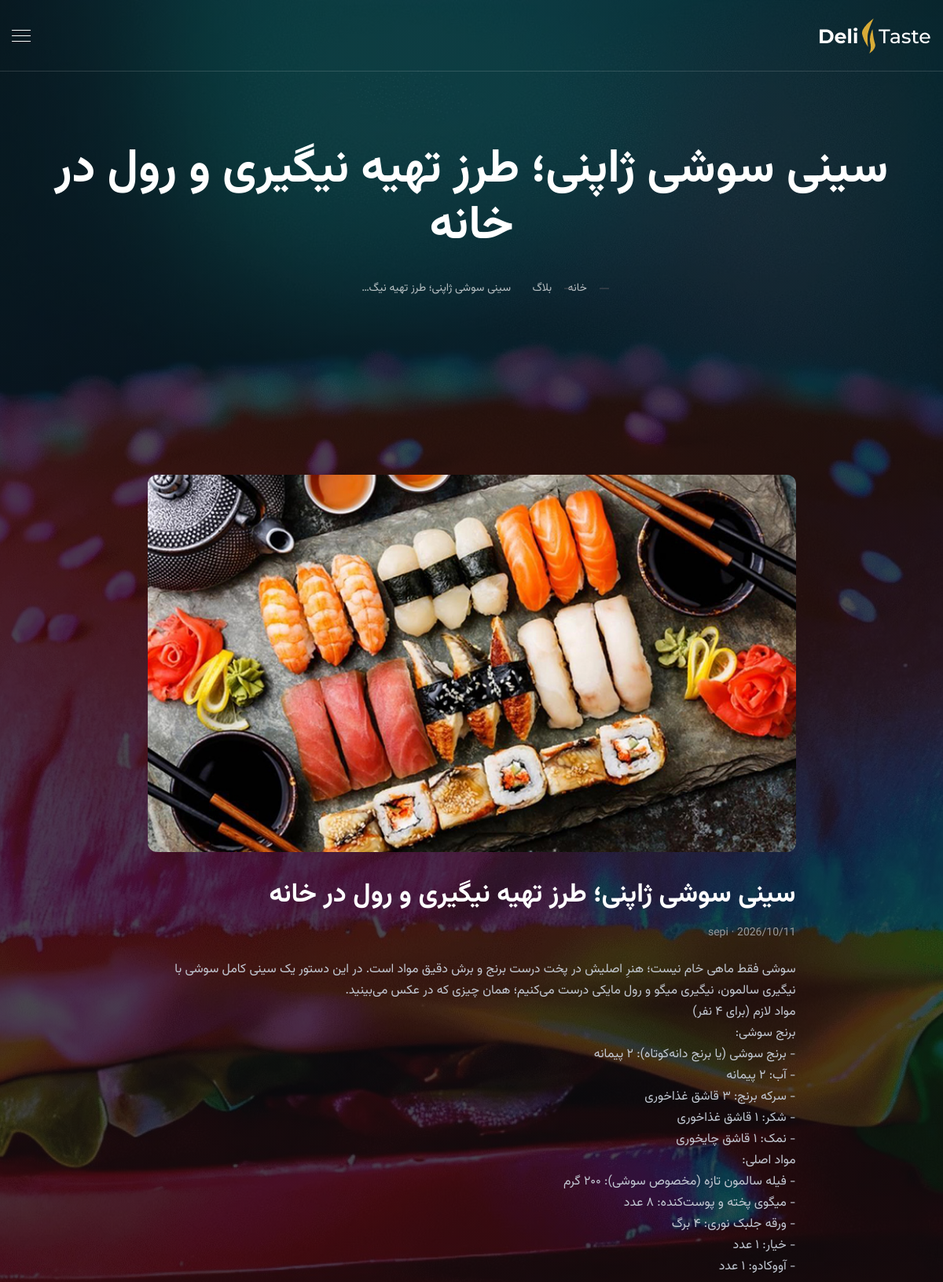
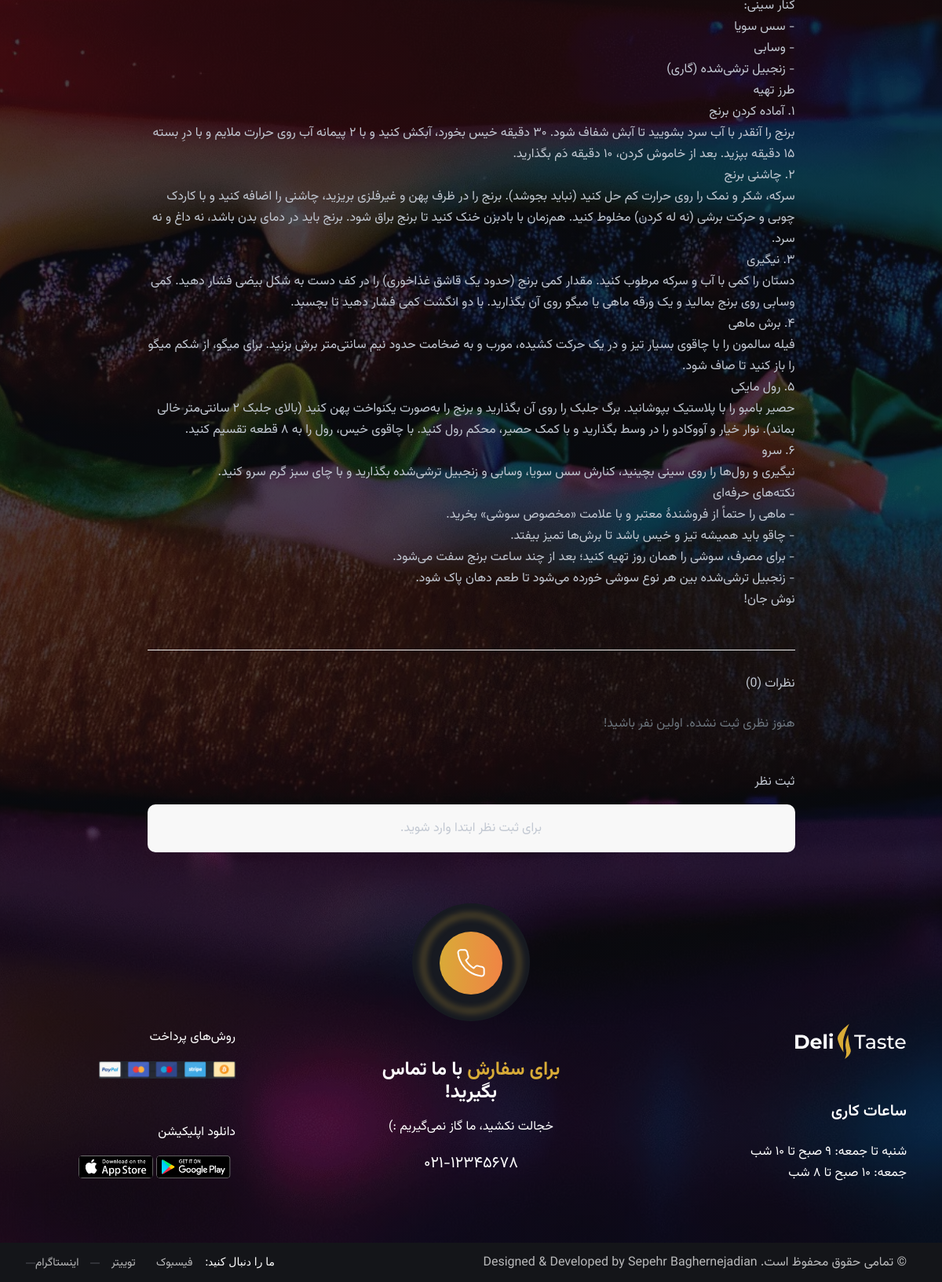
Page /blog/1/ on the committed database (2 pictures, top to bottom).
### blog_app/models.py (models this page shows, shortened)
class BlogPost(models.Model):
    title = models.CharField('نام / عنوان', max_length=200)
    image = models.ImageField('عکس', upload_to='blog/')
    description = models.TextField('توضیحات')
    author = models.ForeignKey(
        settings.AUTH_USER_MODEL, verbose_name='نویسنده',
        null=True, blank=True, on_delete=models.SET_NULL, related_name='blog_posts',
    )
    created_at = models.DateTimeField('تاریخ ثبت', auto_now_add=True)
    class Meta:
        ordering = ['-created_at']
        verbose_name = 'بلاگ'
        verbose_name_plural = 'بلاگ‌ها'

### blog_app/views.py (the view)
# urls.py: path('blog/<int:pk>/', blog_views.blog_detail, name='blog_detail'),
def blog_detail(request, pk):
    post = get_object_or_404(BlogPost, pk=pk)
    comments = post.comments.select_related('user').prefetch_related('replies__user')
    return render(request, 'blog_detail.html', {'post': post, 'comments': comments})

### templates/blog_detail.html (shortened to what this page needs)
{% extends 'blog_base.html' %}
{% block pager_title %}{{ post.title }}{% endblock %}
{% block crumb %}<li><span>{{ post.title|truncatechars:30 }}</span></li>{% endblock %}
{% block content %}
<div class="row justify-content-center">
    <div class="col-lg-9">
        <div class="post-cover"><img src="{{ post.image.url }}" alt="{{ post.title }}"></div>
        <h1 class="post-title">{{ post.title }}</h1>
        <div class="post-meta">{{ post.created_at|date:"Y/m/d" }}{% if post.author %} · {{ post.author.get_full_name|default:post.author.get_username }}{% endif %}</div>
        <div class="post-desc">{{ post.description|linebreaks }}</div>
        <div class="comments-box" id="comments">
            <h3>نظرات ({{ comments|length }})</h3>
            {% for c in comments %}
            <div class="c-item" id="comment-{{ c.pk }}">
                <div class="c-avatar">{{ c.display_name|slice:":1"|upper }}</div>
                <div class="c-body">
                    <div class="c-head">
                        <strong>{{ c.display_name }}</strong>
                        <small>{{ c.created_at|date:"Y/m/d H:i" }}</small>
                    </div>
                    <p class="c-text">{{ c.text }}</p>
                    {% if user.is_superuser %}
                    <div class="c-actions">
                        <button type="button" onclick="document.getElementById('reply-form-{{ c.pk }}').classList.toggle('d-none')">پاسخ</button>
                        <form method="post" action="{% url 'blog_comment_delete' c.pk %}" style="display:inline" onsubmit="return confirm('این نظر حذف شود؟');">
                            {% csrf_token %}<button type="submit">حذف نظر</button>
                        </form>
                    </div>
                    <form method="post" action="{% url 'blog_reply_add' c.pk %}" class="reply-form d-none" id="reply-form-{{ c.pk }}">
                        {% csrf_token %}
                        <textarea name="text" maxlength="1000" placeholder="پاسخ شما..." required></textarea>
                        <button type="submit" class="btn-default mt-2">ارسال پاسخ <span></span></button>
                    </form>
                    {% endif %}
                    {% if c.replies.all %}
                    <div class="c-replies">
                        {% for r in c.replies.all %}
                        <div class="c-item">
                            <div class="c-avatar is-admin">{{ r.user.get_username|slice:":1"|upper|default:"M" }}</div>
                            <div class="c-body">
                                <div class="c-head">
                                    <strong>{{ r.user.get_full_name|default:r.user.get_username|default:"مدیریت" }}<span class="c-badge">پاسخ مدیریت</span></strong>
                                    <small>{{ r.created_at|date:"Y/m/d H:i" }}</small>
                                </div>
                                <p class="c-text">{{ r.text }}</p>
                                {% if user.is_superuser %}
                                <div class="c-actions">
                                    <form method="post" action="{% url 'blog_reply_delete' r.pk %}" style="display:inline" onsubmit="return confirm('این پاسخ حذف شود؟');">
                                        {% csrf_token %}<button type="submit">حذف پاسخ</button>
                                    </form>
                                </div>
                                {% endif %}
                            </div>
                        </div>
                        {% endfor %}
                    </div>
                    {% endif %}
                </div>
            </div>
            {% empty %}
            <p class="text-muted">هنوز نظری ثبت نشده. اولین نفر باشید!</p>
            {% endfor %}
            <h4 class="mt-5 mb-3">ثبت نظر</h4>
            {% if user.is_authenticated %}
            <form method="post" action="{% url 'blog_comment_add' post.pk %}" class="comment-form">
                {% csrf_token %}
                <textarea name="text" maxlength="1000" placeholder="نظر خود را بنویسید..." required></textarea>
                <button type="submit" class="btn-default mt-3">ارسال نظر <span></span></button>
            </form>
            {% else %}
            <div class="login-note">برای ثبت نظر ابتدا <a href="{% url 'sign_in' %}"><strong>وارد شوید</strong></a>.</div>
            {% endif %}
        </div>
    </div>
</div>
{% endblock %}

### static/assets/css/rtl.css (style rules this page uses)
html { direction: rtl; }
body, h1, h2, h3, h4, h5, h6, p, a, span, li, input, button, select, textarea, label, strong, blockquote { font-family: "Vazirmatn", "Montserrat", sans-serif; }
body { letter-spacing: 0; }
body { text-align: right; }
html { background-color: #101218; }
body { background-color: #101218; background-image: linear-gradient(rgba(10, 12, 16, 0.74), rgba(10, 12, 16, 0.74)), url(../images/hamburger-stadiumasli.jpg); background-repeat: no-repeat; background-position: center center; background-size: cover; background-attachment: fixed; color: #c2c8d2; }

### templates/blog_base.html (style rules this page uses)
.post-cover img { width:100%;max-height:480px;object-fit:cover;border-radius:12px }
.post-title { font-size:34px;line-height:1.6;margin:28px 0 10px }
.post-meta { color:#999;font-size:14px;margin-bottom:22px }
.post-desc { line-height:2.2;font-size:16px;color:#555 }
.comments-box { margin-top:50px;padding-top:30px;border-top:1px solid #eee }
.comments-box h3 { margin-bottom:25px }
.login-note { background:#f8f8f8;border-radius:10px;padding:18px;text-align:center }

### rows in the picture
BlogPost: title "سینی سوشی ژاپنی؛ طرز تهیه نیگیری و رول در خانه", title "سینی سوشی ژاپنی؛ طرز تهیه نیگ…", image (picture), created_at "2026/10/11", author.get_full_name "sepi", description "سوشی فقط ماهی خام نیست؛ هنرِ اصلیش در پخت درست برنج و برش دقیق مواد است. در این دستور یک سینی کامل سوشی با نیگیری سالمون، نیگیری میگو و رول مایکی درست می‌کنیم؛ همان چیزی که در عکس می‌بینید. مواد لازم (برای ۴ نفر) برنج سوشی: - برنج سوشی (یا برنج دانه‌کوتاه): ۲ پیمانه - آب: ۲ پیمانه - سرکه برنج: ۳ قاشق غذاخوری - شکر: ۱ قاشق غذاخوری - نمک: ۱ قاشق چایخوری مواد اصلی: - فیله سالمون تازه (مخصوص سوشی): ۲۰۰ گرم - میگوی پخته و پوست‌کنده: ۸ عدد - ورقه جلبک نوری: ۴ برگ - خیار: ۱ عدد - آووکادو: ۱ عدد کنار سینی: - سس سویا - وسابی - زنجبیل ترشی‌شده (گاری) طرز تهیه ۱. آماده کردن برنج برنج را آنقدر با آب سرد بشویید تا آبش شفاف شود. ۳۰ دقیقه خیس بخورد، آبکش کنید و با ۲ پیمانه آب روی حرارت ملایم و با درِ بسته…"

### other values in the picture
{{ comments|length }} "0"
